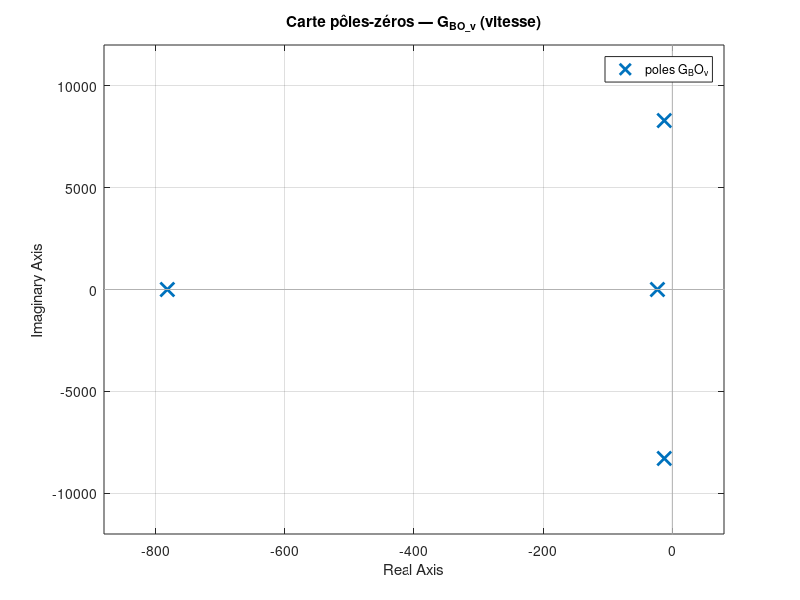
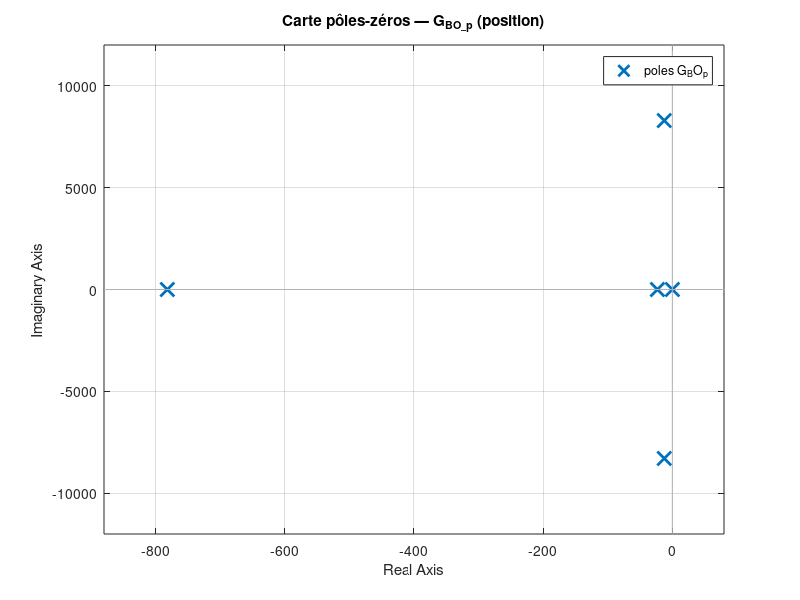
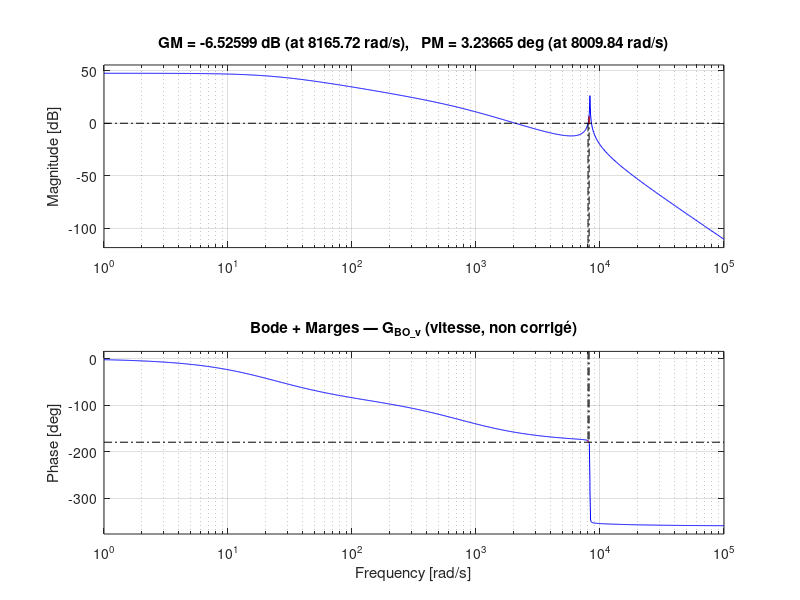
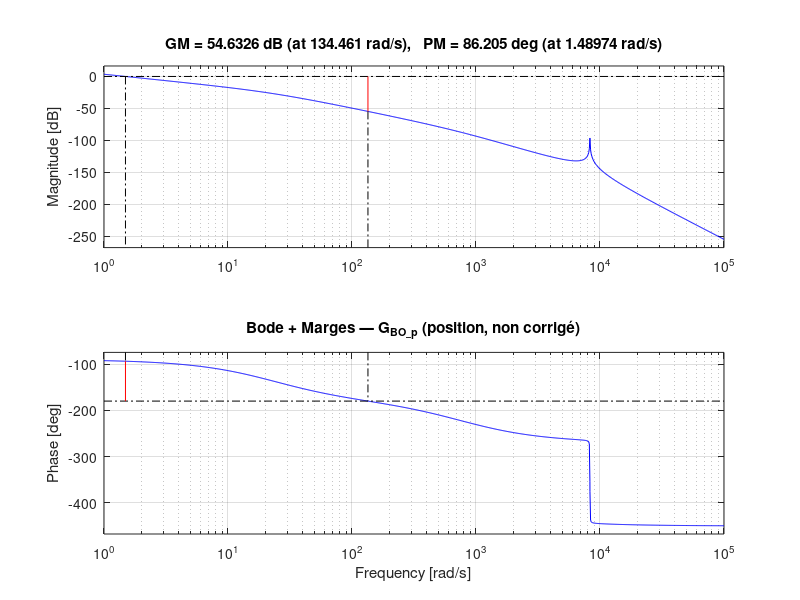

These charts were generated, in order, by the following MATLAB code: (Note: this script raises an error after producing the figures.)
%% GEI1013 — EXPORT DES FIGURES POUR LE DÉPÔT
%
%  Ce script génère toutes les figures du projet et les sauvegarde en PNG
%  dans le sous-dossier figures/ du projet (à côté de ce fichier .m).
%
%  UTILISATION :
%    - Ouvrir ce fichier dans MATLAB et appuyer sur Run (F5), OU
%    - Dans la console MATLAB : run('C:\...\export_figures.m')
%
%  Le dossier figures/ est créé automatiquement dans le même répertoire
%  que ce script, peu importe où MATLAB est ouvert.

clear; clc; close all;

% ── Chemin absolu basé sur l'emplacement de CE script ───────────────────
script_dir  = fileparts(mfilename('fullpath'));
if isempty(script_dir)
    % Fallback si le script est collé dans la console MATLAB
    script_dir = 'C:\Projet_session_asservissement_lineare';
end
figures_dir = fullfile(script_dir, 'figures');

if ~exist(figures_dir, 'dir')
    mkdir(figures_dir);
    fprintf('Dossier créé : %s\n', figures_dir);
end

fprintf('================================================================\n');
fprintf('  Export des figures — GEI1013 Asservissement H2026\n');
fprintf('================================================================\n');
fprintf('  Dossier cible : %s\n\n', figures_dir);

% Raccourci : f(nom) = chemin complet vers figures/nom.png
f = @(nom) fullfile(figures_dir, [nom '.png']);

%% -----------------------------------------------------------------------
%  PARAMÈTRES ET MODÈLE
% ------------------------------------------------------------------------
uB=24; Lm=1.577e-3; Rm=1.3; km=0.0742; kv=0.0742;
Jr=1.558e-4; M=2.5; G=20; r=0.125; Bm=0.0015;
Cf=300e-6; Lf=50e-6; Rf=100e3; k_elas=50;
Jm = Jr + M*(r^2)/(G^2);
s  = tf('s');
den_filtre = Lf*Cf*s^2 + (Lf/Rf)*s + 1;
G_conv = uB/den_filtre;  Z_conv = (Lf*s)/den_filtre;
den_mot = (Lm*s+Rm)*(Jm*s+Bm) + km*kv;
Y_mot = (Jm*s+Bm)/den_mot;  G_mot = km/den_mot;
G_Uc_alpha  = minreal(G_conv/(1+Z_conv*Y_mot));
G_BO_v      = minreal(G_mot*G_Uc_alpha);
G_cinematique = r/(G*s);
G_BO_p      = minreal(G_BO_v*G_cinematique);

%% -----------------------------------------------------------------------
%  MODULE 2 — Analyse fréquentielle
% ------------------------------------------------------------------------
fprintf('Module 2 : Analyse fréquentielle...\n');

fig = figure('Visible','off');
pzmap(G_BO_v); grid on;
title('Carte pôles-zéros — G_{BO\_v} (vitesse)');
saveas(fig, f('02a_pzmap_vitesse')); close(fig);

fig = figure('Visible','off');
pzmap(G_BO_p); grid on;
title('Carte pôles-zéros — G_{BO\_p} (position)');
saveas(fig, f('02b_pzmap_position')); close(fig);

fig = figure('Visible','off');
margin(G_BO_v); grid on;
title('Bode + Marges — G_{BO\_v} (vitesse, non corrigé)');
saveas(fig, f('02c_bode_vitesse_BO')); close(fig);

fig = figure('Visible','off');
margin(G_BO_p); grid on;
title('Bode + Marges — G_{BO\_p} (position, non corrigé)');
saveas(fig, f('02d_bode_position_BO')); close(fig);

fig = figure('Visible','off');
rlocus(G_BO_v); grid on;
title('Lieu des racines — G_{BO\_v} (vitesse)');
saveas(fig, f('02e_rlocus_vitesse')); close(fig);

fig = figure('Visible','off');
rlocus(G_BO_p); grid on;
title('Lieu des racines — G_{BO\_p} (position)');
saveas(fig, f('02f_rlocus_position')); close(fig);

%% -----------------------------------------------------------------------
%  MODULE 3 — Analyse temporelle
% ------------------------------------------------------------------------
fprintf('Module 3 : Analyse temporelle...\n');

fig = figure('Visible','off');
step(G_BO_v, 2); grid on;
title('Réponse indicielle BO — Vitesse (sans correcteur)');
xlabel('Temps [s]'); ylabel('Vitesse [rad/s]');
saveas(fig, f('03a_step_vitesse_BO')); close(fig);

fig = figure('Visible','off');
step(feedback(G_BO_v,1), 2); grid on;
title('Réponse indicielle BF — Vitesse (retour unitaire, sans correcteur)');
xlabel('Temps [s]');
saveas(fig, f('03b_step_vitesse_BF_brut')); close(fig);

fig = figure('Visible','off');
step(feedback(G_BO_p,1), 5); grid on;
title('Réponse indicielle BF — Position (retour unitaire, sans correcteur)');
xlabel('Temps [s]'); ylabel('Position [m]');
saveas(fig, f('03c_step_position_BF_brut')); close(fig);

%% -----------------------------------------------------------------------
%  MODULE 4 — Synthèse des correcteurs
% ------------------------------------------------------------------------
fprintf('Module 4 : Synthèse des correcteurs...\n');

% --- C2 Vitesse (I + Lead, wcp=50 rad/s) ---
[mv, pv] = bode(G_BO_v, 50);  mv=squeeze(mv);  pv=squeeze(pv);
phi_max_v  = 50 - 90 - pv;
alpha_v    = (1-sind(phi_max_v))/(1+sind(phi_max_v));
T_v        = 1/(50*sqrt(alpha_v));
K_v        = 50*sqrt(alpha_v)/mv;
C2_vitesse = minreal((K_v/s)*(T_v*s+1)/(alpha_v*T_v*s+1));
L_vitesse  = minreal(C2_vitesse*G_BO_v);
T_vitesse  = feedback(L_vitesse, 1);

fig = figure('Visible','off');
margin(L_vitesse); grid on;
title('Bode BO corrigée — L_{vitesse} = C_2 \cdot G_{BO\_v}');
saveas(fig, f('04a_bode_L_vitesse')); close(fig);

fig = figure('Visible','off');
step(T_vitesse, 1); grid on;
title('Réponse indicielle BF — Boucle vitesse avec C_2(s)');
xlabel('Temps [s]'); ylabel('Vitesse normalisée');
saveas(fig, f('04b_step_BF_vitesse')); close(fig);

% --- C1 Position (Lead, wcp=15 rad/s) ---
[mp, pp] = bode(G_BO_p, 15);  mp=squeeze(mp);  pp=squeeze(pp);
phi_max_p  = 50 - 180 - pp;
G_pos_sys  = minreal(T_vitesse * G_cinematique);
if phi_max_p <= 0
    C1_position = 1/mp;
else
    alpha_p = (1-sind(phi_max_p))/(1+sind(phi_max_p));
    T_p     = 1/(15*sqrt(alpha_p));
    K_p     = sqrt(alpha_p)/mp;
    C1_position = minreal(K_p*(T_p*s+1)/(alpha_p*T_p*s+1));
end
L_position = minreal(C1_position * G_pos_sys);
T_position = feedback(L_position, 1);

fig = figure('Visible','off');
margin(L_position); grid on;
title('Bode BO corrigée — L_{position} = C_1 \cdot G_{sys\_pos}');
saveas(fig, f('04c_bode_L_position')); close(fig);

fig = figure('Visible','off');
step(T_position, 5); grid on;
title('Réponse indicielle BF — Boucle position avec C_1(s)');
xlabel('Temps [s]'); ylabel('Position normalisée');
saveas(fig, f('04d_step_BF_position')); close(fig);

% --- C3 Force (Intégrateur, wcp=2.5 rad/s) ---
G_sys3  = minreal(k_elas * T_position);
[m3, ~] = bode(G_sys3, 2.5);  m3=squeeze(m3);
K_i     = 2.5 / m3;
C3_force = K_i / s;
L_force  = minreal(C3_force * G_sys3);
T_force  = feedback(L_force, 1);

fig = figure('Visible','off');
margin(G_sys3); grid on;
title('Bode — G_{sys3} = k_{elas} \cdot T_{position} (avant correction)');
saveas(fig, f('04e_bode_Gsys3')); close(fig);

fig = figure('Visible','off');
margin(L_force); grid on;
title('Bode BO corrigée — L_{force} = C_3 \cdot G_{sys3}');
saveas(fig, f('04f_bode_L_force')); close(fig);

fig = figure('Visible','off');
step(T_force, 10); grid on;
title('Réponse indicielle BF — Boucle force avec C_3(s)');
xlabel('Temps [s]'); ylabel('Force normalisée');
saveas(fig, f('04g_step_BF_force')); close(fig);

%% -----------------------------------------------------------------------
%  MODULE 5 — Cascade complète
% ------------------------------------------------------------------------
fprintf('Module 5 : Commande en cascade...\n');

fig = figure('Visible','off', 'Position',[100 100 800 700]);
subplot(3,1,1); step(T_vitesse,  1);  title('BF Vitesse (C_2)');   grid on;
subplot(3,1,2); step(T_position, 5);  title('BF Position (C_1)');  grid on;
subplot(3,1,3); step(T_force,   10);  title('BF Force (C_3)');     grid on;
xlabel('Temps [s]');
sgtitle('Réponses indicielles — Commande en cascade 3 boucles', 'FontSize', 13);
saveas(fig, f('05_cascade_step_responses')); close(fig);

fig = figure('Visible','off', 'Position',[100 100 800 450]);
w = logspace(-1, 4, 500);
[mv_w,~]=bode(L_vitesse, w);   mv_w=20*log10(squeeze(mv_w));
[mp_w,~]=bode(L_position, w);  mp_w=20*log10(squeeze(mp_w));
[mf_w,~]=bode(L_force, w);     mf_w=20*log10(squeeze(mf_w));
semilogx(w, mv_w, 'b', 'LineWidth', 2); hold on;
semilogx(w, mp_w, 'r', 'LineWidth', 2);
semilogx(w, mf_w, 'g', 'LineWidth', 2);
yline(0, 'k--', '0 dB', 'LineWidth', 1.2);
xlabel('\omega [rad/s]'); ylabel('Gain [dB]');
title('Gains des 3 boucles ouvertes corrigées — séparation des BP');
legend('L_{vitesse} (ω_{cp}=50)','L_{position} (ω_{cp}=15)','L_{force} (ω_{cp}=2.5)', ...
       'Location','southwest');
grid on; xlim([1e-1 1e4]);
saveas(fig, f('05_bode_comparaison_3_boucles')); close(fig);

%% -----------------------------------------------------------------------
%  RÉSUMÉ
% ------------------------------------------------------------------------
files = dir(fullfile(figures_dir, '*.png'));
fprintf('\n================================================================\n');
fprintf('  Export terminé ! %d figures dans :\n', length(files));
fprintf('  %s\n', figures_dir);
fprintf('================================================================\n\n');
for k = 1:length(files)
    fprintf('  ✓ %s\n', files(k).name);
end
fprintf('\n→ Committez le dossier figures/ dans votre dépôt GitHub.\n');
